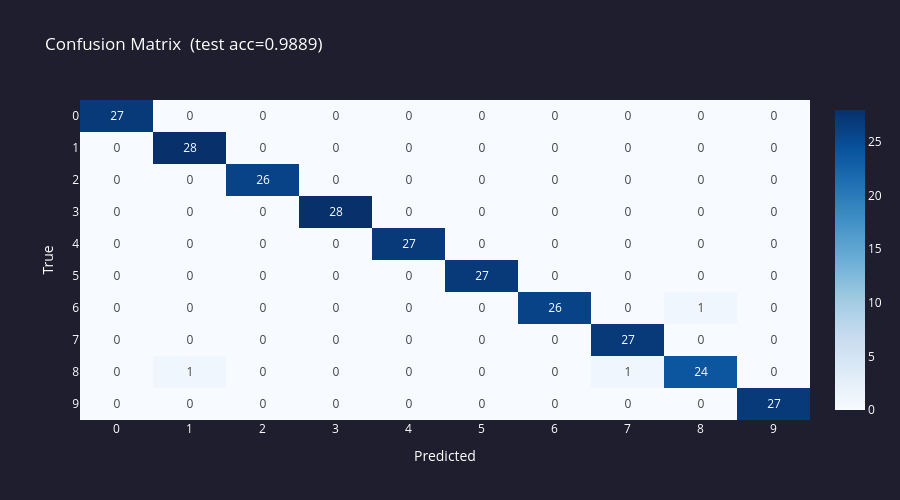

This figure's notebook cell:
### Markdown cell above
---
## Macierz pomyłek

### Code cell
import plotly.graph_objects as go

y_pred = np.argmax(model._forward(X_test), axis=1)
n_classes = 10
cm = np.zeros((n_classes, n_classes), dtype=int)
for true, pred in zip(y_test, y_pred):
    cm[true][pred] += 1

fig_cm = go.Figure(go.Heatmap(
    z=cm,
    x=[str(i) for i in range(n_classes)],
    y=[str(i) for i in range(n_classes)],
    colorscale='Blues',
    text=cm, texttemplate='%{text}',
    hovertemplate='True: %{y}<br>Pred: %{x}<br>Count: %{z}<extra></extra>',
))
fig_cm.update_layout(
    title=f'Confusion Matrix  (test acc={test_acc:.4f})',
    xaxis_title='Predicted', yaxis_title='True',
    plot_bgcolor='#1e1e2e', paper_bgcolor='#1e1e2e',
    font=dict(color='white'), height=500,
    yaxis=dict(autorange='reversed'),
)
fig_cm.show()

### Figure 1 — Plotly figure (JSON) as saved in the notebook; plotly's stock layout.template omitted (floating-point values rounded to 4 significant figures)
{"data": [{"colorscale": [[0, "rgb(247,251,255)"], [0.125, "rgb(222,235,247)"], [0.25, "rgb(198,219,239)"], [0.375, "rgb(158,202,225)"], [0.5, "rgb(107,174,214)"], [0.625, "rgb(66,146,198)"], [0.75, "rgb(33,113,181)"], [0.875, "rgb(8,81,156)"], [1, "rgb(8,48,107)"]], "hovertemplate": "True: %{y}<br>Pred: %{x}<br>Count: %{z}<extra></extra>", "text": [[27, 0, 0, 0, 0, 0, 0, 0, 0, 0], [0, 28, 0, 0, 0, 0, 0, 0, 0, 0], [0, 0, 26, 0, 0, 0, 0, 0, 0, 0], [0, 0, 0, 28, 0, 0, 0, 0, 0, 0], [0, 0, 0, 0, 27, 0, 0, 0, 0, 0], [0, 0, 0, 0, 0, 27, 0, 0, 0, 0], [0, 0, 0, 0, 0, 0, 26, 0, 1, 0], [0, 0, 0, 0, 0, 0, 0, 27, 0, 0], [0, 1, 0, 0, 0, 0, 0, 1, 24, 0], [0, 0, 0, 0, 0, 0, 0, 0, 0, 27]], "texttemplate": "%{text}", "type": "heatmap", "x": ["0", "1", "2", "3", "4", "5", "6", "7", "8", "9"], "y": ["0", "1", "2", "3", "4", "5", "6", "7", "8", "9"], "z": [[27, 0, 0, 0, 0, 0, 0, 0, 0, 0], [0, 28, 0, 0, 0, 0, 0, 0, 0, 0], [0, 0, 26, 0, 0, 0, 0, 0, 0, 0], [0, 0, 0, 28, 0, 0, 0, 0, 0, 0], [0, 0, 0, 0, 27, 0, 0, 0, 0, 0], [0, 0, 0, 0, 0, 27, 0, 0, 0, 0], [0, 0, 0, 0, 0, 0, 26, 0, 1, 0], [0, 0, 0, 0, 0, 0, 0, 27, 0, 0], [0, 1, 0, 0, 0, 0, 0, 1, 24, 0], [0, 0, 0, 0, 0, 0, 0, 0, 0, 27]]}], "layout": {"font": {"color": "white"}, "height": 500, "paper_bgcolor": "#1e1e2e", "plot_bgcolor": "#1e1e2e", "title": {"text": "Confusion Matrix  (test acc=0.9889)"}, "xaxis": {"title": {"text": "Predicted"}}, "yaxis": {"autorange": "reversed", "title": {"text": "True"}}}}
